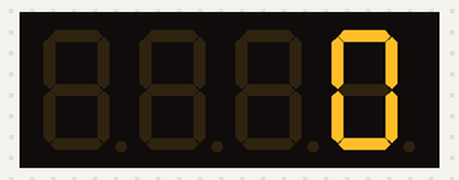
This sketch was run on a simulated Arduino Uno, built with avr-gcc and run on an emulated ATmega328P. Parts: 4-digit seven-segment display.

Above: at 0.1 s.
At 4.8 s:
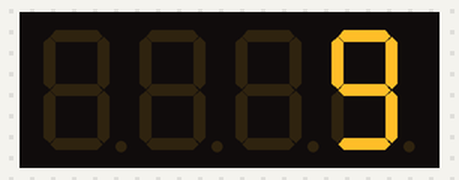
At 9.5 s:
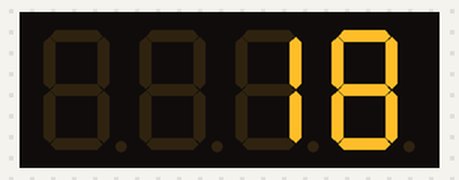
At 19.4 s:
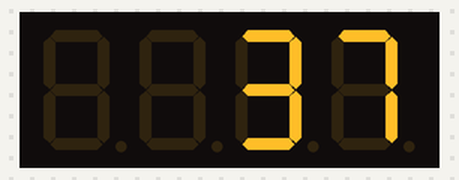
At 29.3 s:
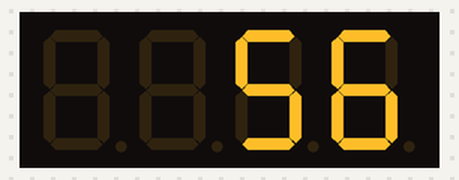
At 39.2 s:
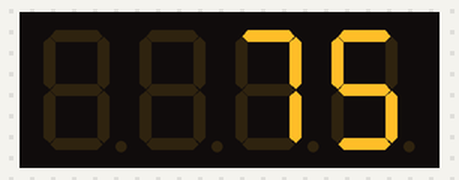

Measured:
- what the display in image 1 shows lasts 0.5 s, from 4.7 s to 5.2 s

The sketch:

7segment.ino
```cpp
#include <TM1637Display.h>

const int CLK = 2; //Set the CLK pin connection to the display
const int DIO = 3; //Set the DIO pin connection to the display


int NumStep = 0;  //Variable to interate

TM1637Display display(CLK, DIO);  //set up the 4-Digit Display.

void setup()
{
  display.setBrightness(0x0a);  //set the diplay to maximum brightness
}


void loop()
{
  for(NumStep = 0; NumStep < 9999; NumStep++)  //Interrate NumStep
  {
    display.showNumberDec(NumStep); //Display the Variable value;
    delay(500);  //A half second delay between steps.
  }
}
```
